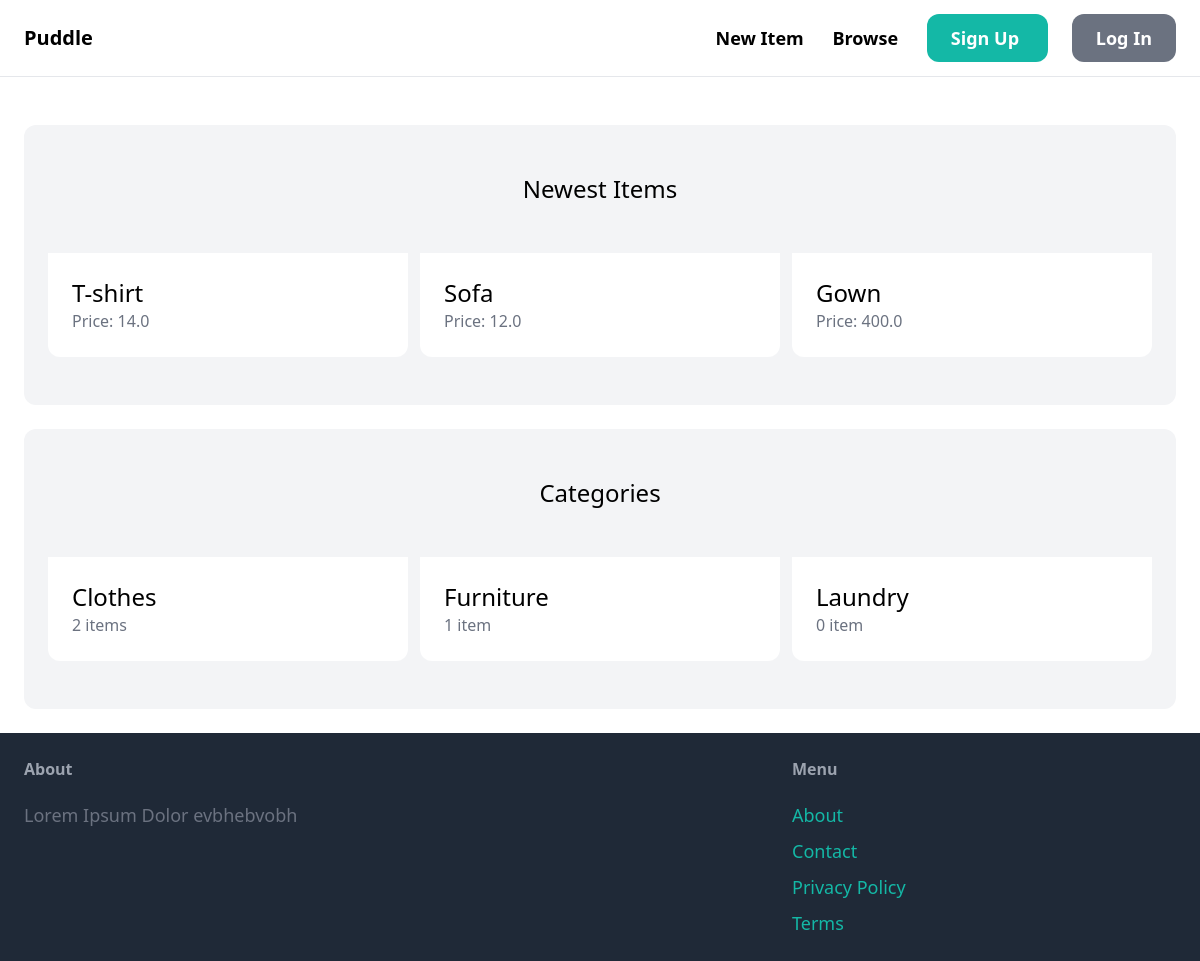
The app's page /, older data.
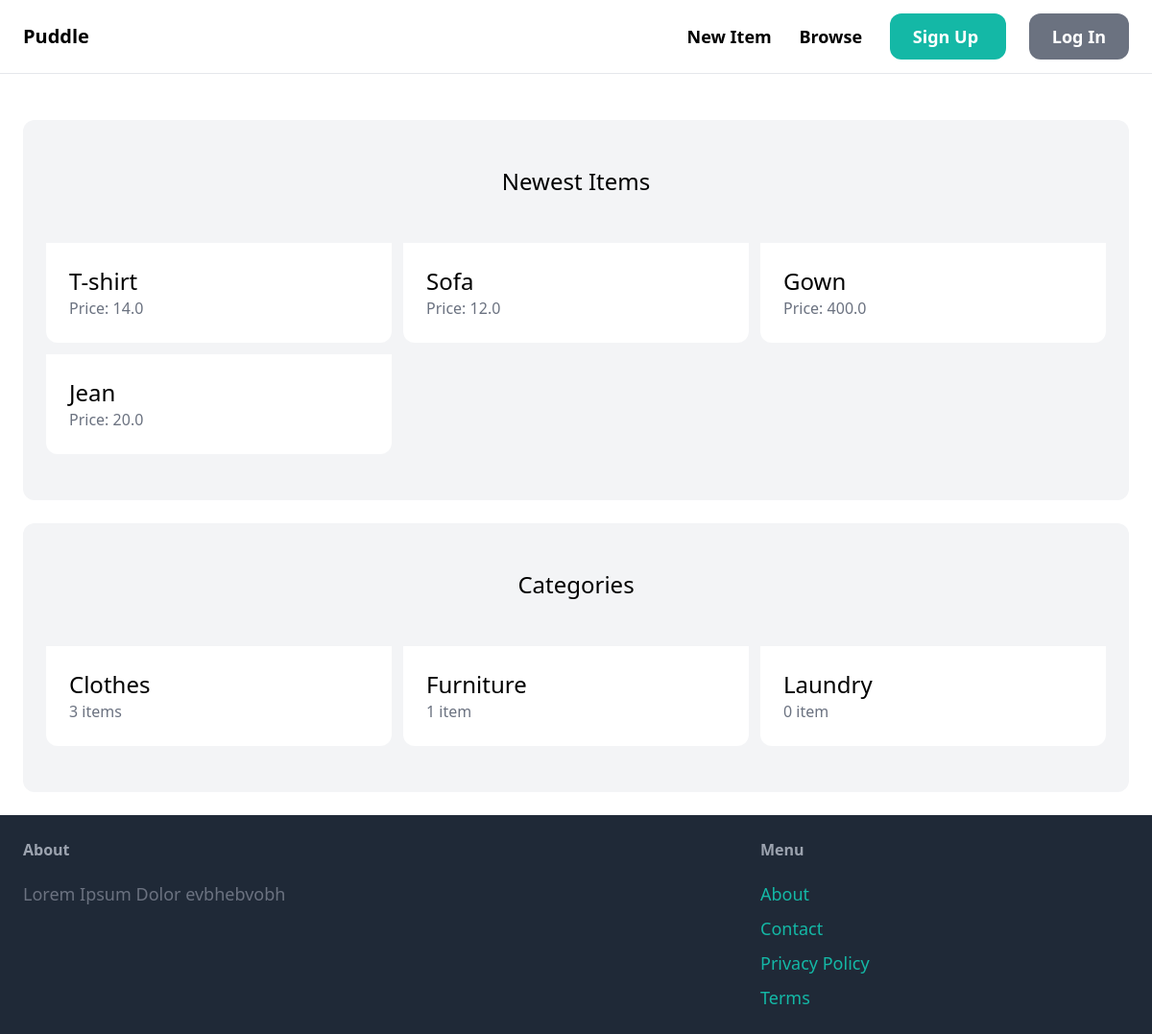
The same page, newer data.
### item/models.py (models this page shows, shortened)
class Item(models.Model):
	category = models.ForeignKey(Category, related_name='items', on_delete=models.CASCADE)
	name = models.CharField(max_length=255)
	description = models.TextField(blank=True, null=True)
	price = models.FloatField()
	image = models.ImageField(upload_to='item_images', blank=True, null=True)
	is_sold = models.BooleanField(default=False)
	created_by = models.ForeignKey(User, related_name='items', on_delete=models.CASCADE)
	created_at = models.DateTimeField(auto_now_add=True)

class Category(models.Model):
	name = models.CharField(max_length=255)
	class Meta:
		ordering = ('name',)
		verbose_name_plural = 'Categories'
	def __str__(self):
		return self.name

### core/views.py (the view)
# urls.py: path('', views.index, name='index'),
def index(request):
	items = Item.objects.filter(is_sold=False)[0:6]
	categories = Category.objects.all()
	context = {
		'items': items,
		'categories': categories
	}
	return render(request, 'core/index.html', context)

### core/templates/core/index.html (shortened to what this page needs)
{% extends 'core/base.html' %}
{% block content %}
        <div class="mt-6 px-6 py-12 bg-gray-100 rounded-xl">
                <h2 class="mb-12 text-2xl text-center">
                        Newest Items
                </h2>
                <div class="grid grid-cols-3 gap-3">
                        {% for item in items %}
                                <div>
                                        <a href="{% url 'detail' item.id %}">
                                                <div class="p-6 bg-white rounded-b-xl">
                                                        <h2 class="text-2xl">{{ item.name }}</h2>
                                                        <p class="text-gray-500">Price: {{ item.price }}</p>
                                                </div>
                                        </a>
                                </div>
                        {% endfor %}
                </div>
        </div>
        <div class="mt-6 px-6 py-12 bg-gray-100 rounded-xl">
                <h2 class="mb-12 text-2xl text-center">
                       Categories
                </h2>
                <div class="grid grid-cols-3 gap-3">
                        {% for category in categories %}
                                <div>
                                        <a href="#">
                                                <div class="p-6 bg-white rounded-b-xl">
                                                        <h2 class="text-2xl">{{ category }}</h2>
                                                        <p class="text-gray-500">{{ category.items.count }} {% if category.items.count < 2 %} item {% else %} items {% endif %} </p>
                                                </div>
                                        </a>
                                </div>
                        {% endfor %}
                </div>
        </div>
{% endblock content %}

### core/templates/core/base.html (shortened to what this page needs)
<!DOCTYPE html>
<html lang="en">
<head>
    <script src="https://cdn.tailwindcss.com"></script>
</head>
<body>
    <nav class="py-6 px-6 flex justify-between items-center border-b border-gray-200">
        <a href="/" class="text-xl font-semibold"> Puddle </a>
        <div class="space-x-6">
            <a href="#" class="text-lg font-semibold hover:red-500"> New Item </a>
            <a href="#" class="text-lg font-semibold hover:red-500"> Browse </a>
            {% if request.user.is_authenticated %}
                <a href="#" class="px-6 py-3 text-lg font-semibold bg-teal-500 text-white rounded-xl hover:bg-teal-700"> Inbox  </a>
                <a href="#" class="px-6 py-3 text-lg font-semibold bg-gray-500 text-white rounded-xl hover:bg-teal-700"> Dashboard </a>
            {% else %}
                <a href="{% url 'signup' %}" class="px-6 py-3 text-lg font-semibold bg-teal-500 text-white rounded-xl hover:bg-teal-700"> Sign Up </a>
                <a href="{% url 'login' %}" class="px-6 py-3 text-lg font-semibold bg-gray-500 text-white rounded-xl hover:bg-teal-700"> Log In </a>
            {% endif %}
        </div>
    </nav>
    <div class="px-6 py-6">
        {% block content %}
        {% endblock content %}
    </div>
    <footer class="py-6 px-6 flex justify-between bg-gray-800">
        <div class="w-2/3 pr-10">
            <h3 class="mb-5 font-semibold text-gray-400"> About </h3>
            <p class="text-lg text-gray-500"> Lorem Ipsum Dolor evbhebvobh</p>
        </div>
        <div class="w-1/3">
            <h3 class="mb-5 font-semibold text-gray-400"> Menu </h3>
            <ul class="space-y-2">
                <li><a href="#" class="text-lg text-teal-500 hover:text-teal-700">About </a></li>
                <li><a href="{% url 'contact' %}" class="text-lg text-teal-500 hover:text-teal-700">Contact </a></li>
                <li><a href="#" class="text-lg text-teal-500 hover:text-teal-700">Privacy Policy </a></li>
                <li><a href="#" class="text-lg text-teal-500 hover:text-teal-700">Terms </a></li>
            </ul>
        </div>
    </footer>
</body>
</html>

Row changes from the older to the newer data that the page shows:
added Item: name "Jean", price "20.0"
computed for Category "Clothes": items.count "2" → "3"
